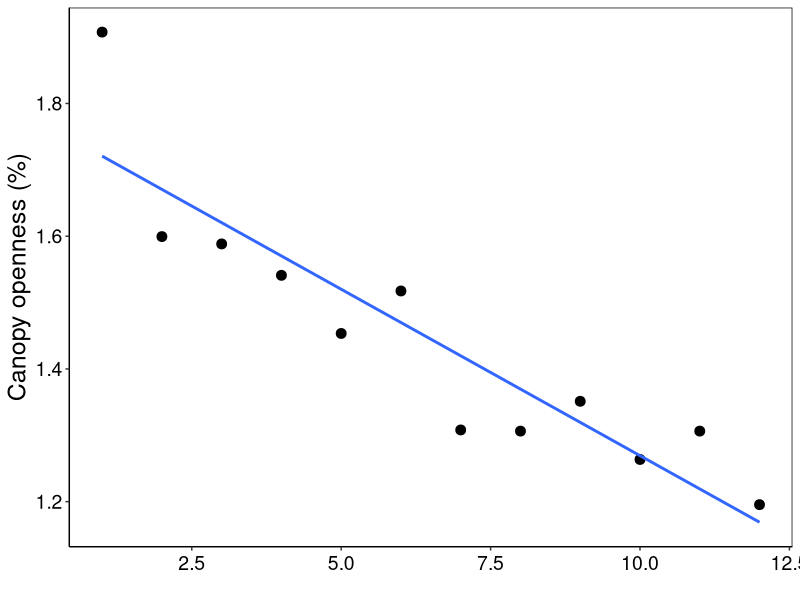
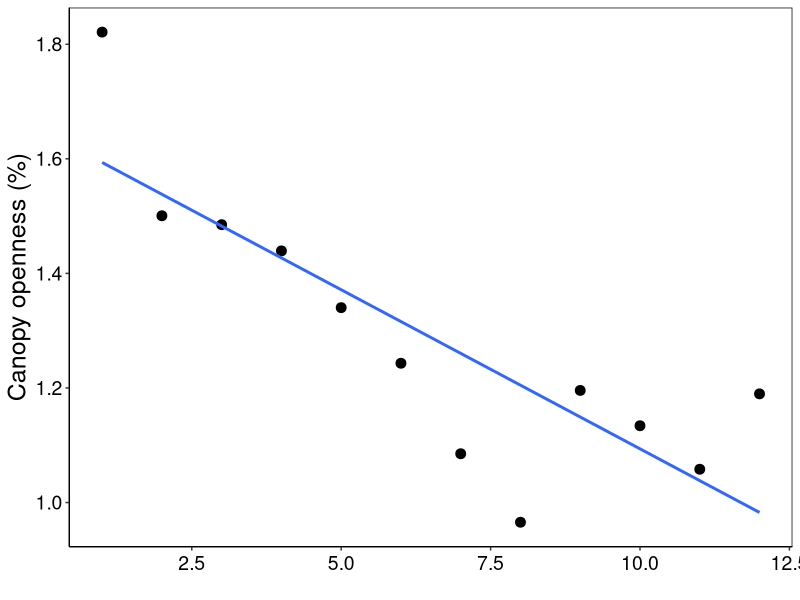
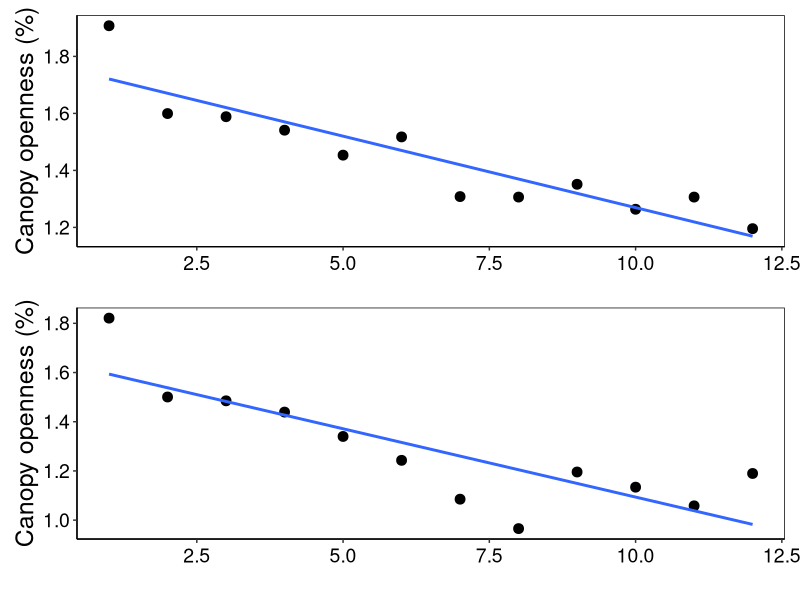

These figures' R source, in order: (Note: this script raises an error after producing the figures.)




#--------------------------------------------
# Canopy cover
# 08 May 2020
#PEGF
#--------------------------------------------
#

library(modelr)
library(ggplot2)
library(dplyr)
library(patchwork)

canopycover<- read.csv("canopy.csv")
canopycover


# QPA CHLA ----------------------------------------------------------------

canopy <- canopycover %>% select(TimeCanopy, QPACanopyLog, QPBCanopyLog)
canopy <- na.omit(canopy)

QPACanopy.mod  <- lm(QPACanopyLog~ TimeCanopy, data=canopy)
summary(QPACanopy.mod)

canopy$QPACanopyresid<- QPACanopy.mod$resid
canopy

1/apply(canopy, 2, sd)

cc1 <- ggplot(canopy, aes(TimeCanopy,
                       y=QPACanopyLog))+
  geom_point(size = 3) + 
  geom_smooth(method=lm,se=FALSE) +
  
  xlab('') + ylab("Canopy openness (%)") + # axis x
  theme(axis.title.y = element_text(size = 18, angle = 90)) +
  
  theme(axis.text.x=element_text(angle=0, size=14, vjust=0.5, color="black")) + #subaxis x
  theme(axis.text.y=element_text(angle=0, size=14, vjust=0.5, color="black")) + #subaxis y
  
#  ylim(-2,1.5) +
  
  theme(panel.grid.major = element_blank(), panel.grid.minor = element_blank(),
        panel.background = element_blank(), axis.line = element_line(colour = "black")) +
  theme(panel.border = element_rect(colour = "black", fill=NA, size=0.5))
cc1



# QPB CHL-A ---------------------------------------------------------------

QPBCanopy.mod  <- lm(QPBCanopyLog~ TimeCanopy, data=canopy)
summary(QPBCanopy.mod)

canopy$QPBCanopyresid<- QPBCanopy.mod$resid
canopy

1/apply(canopy, 2, sd)

cc2 <- ggplot(canopy, aes(TimeCanopy,
                          y=QPBCanopyLog))+
  geom_point(size = 3) + 
  geom_smooth(method=lm,se=FALSE) +
  
  xlab('') + ylab("Canopy openness (%)") + # axis x
  theme(axis.title.y = element_text(size = 18, angle = 90)) +
  
  theme(axis.text.x=element_text(angle=0, size=14, vjust=0.5, color="black")) + #subaxis x
  theme(axis.text.y=element_text(angle=0, size=14, vjust=0.5, color="black")) + #subaxis y
  
  #  ylim(-2,1.5) +
  
  theme(panel.grid.major = element_blank(), panel.grid.minor = element_blank(),
        panel.background = element_blank(), axis.line = element_line(colour = "black")) +
  theme(panel.border = element_rect(colour = "black", fill=NA, size=0.5))
cc2

canopylong <- cc1 / cc2
canopylong + ggsave("Canopy.jpeg", width=6, height=10,dpi=600)



# Long term ---------------------------------------------------------------





